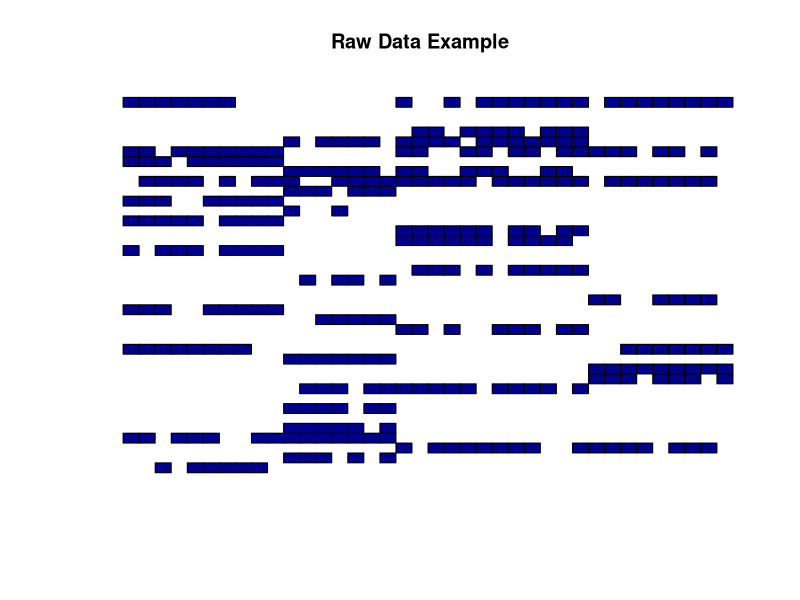
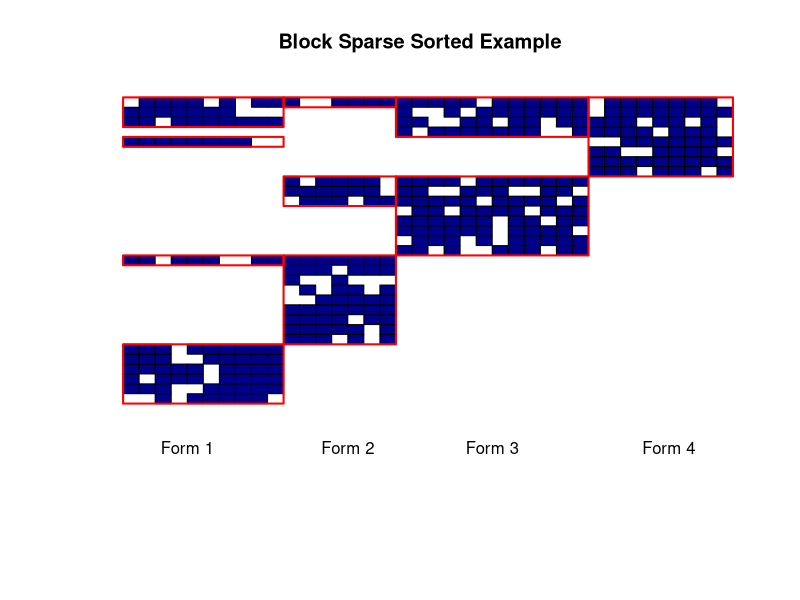

Write R code to recreate these figures, in order.
## ---- chunk 1
set.seed(442560557)
forms <- c(10, 7, 12, 9)
n <- length(forms)
cols <- rows <- sum(forms)
membership <- replicate(rows, rbinom(n, 1, 1/n))
bs <- sapply(seq(rows), function(i) {
  (rep(membership[,i], times=forms) == 1) & (rbinom(cols, 1, 0.75) == 1)
})
plot(0:1, 0:1, typ="n", xlim=c(0, cols+1), ylim=c(0, rows+1), ylab='', xlab='', axes=FALSE,
     main="Raw Data Example")
for(x in 1:cols)
  for(y in 1:rows)
    if(bs[x,y]) polygon(c(x, x+1, x+1, x), c(y, y, y+1, y+1), col='darkblue')
## ---- chunk 2
plot(0:1, 0:1, typ="n", xlim=c(0, cols+1), ylim=c(0, rows+1), ylab='', xlab='', axes=FALSE,
     main="Block Sparse Sorted Example")

ord <- order(((2^(0:(n-1))) %*% membership)[1,])

bso <- bs[,ord]

for(x in 1:cols)
  for(y in 1:rows)
    if(bso[x,y]) polygon(c(x, x+1, x+1, x), c(y, y, y+1, y+1), col='darkblue')
box <- function(x1,x2, y1, y2) lines(c(x1, x2, x2, x1, x1), c(y1, y1, y2, y2, y1), col='red', lwd=2)
box( 1, 11,  8, 14)
box(11, 18, 14, 23)
box( 1, 11, 22, 23)
box(11, 18, 28, 31)
box(18, 30, 23, 31)
box(30, 39, 31, 39)
box(18, 30, 35, 39)
box(11, 18, 38, 39)
box( 1, 11, 36, 39)
box( 1, 11, 34, 35)

text( 5, 5, "Form 1", pos=1)
text(15, 5, "Form 2", pos=1)
text(24, 5, "Form 3", pos=1)
text(35, 5, "Form 4", pos=1)
